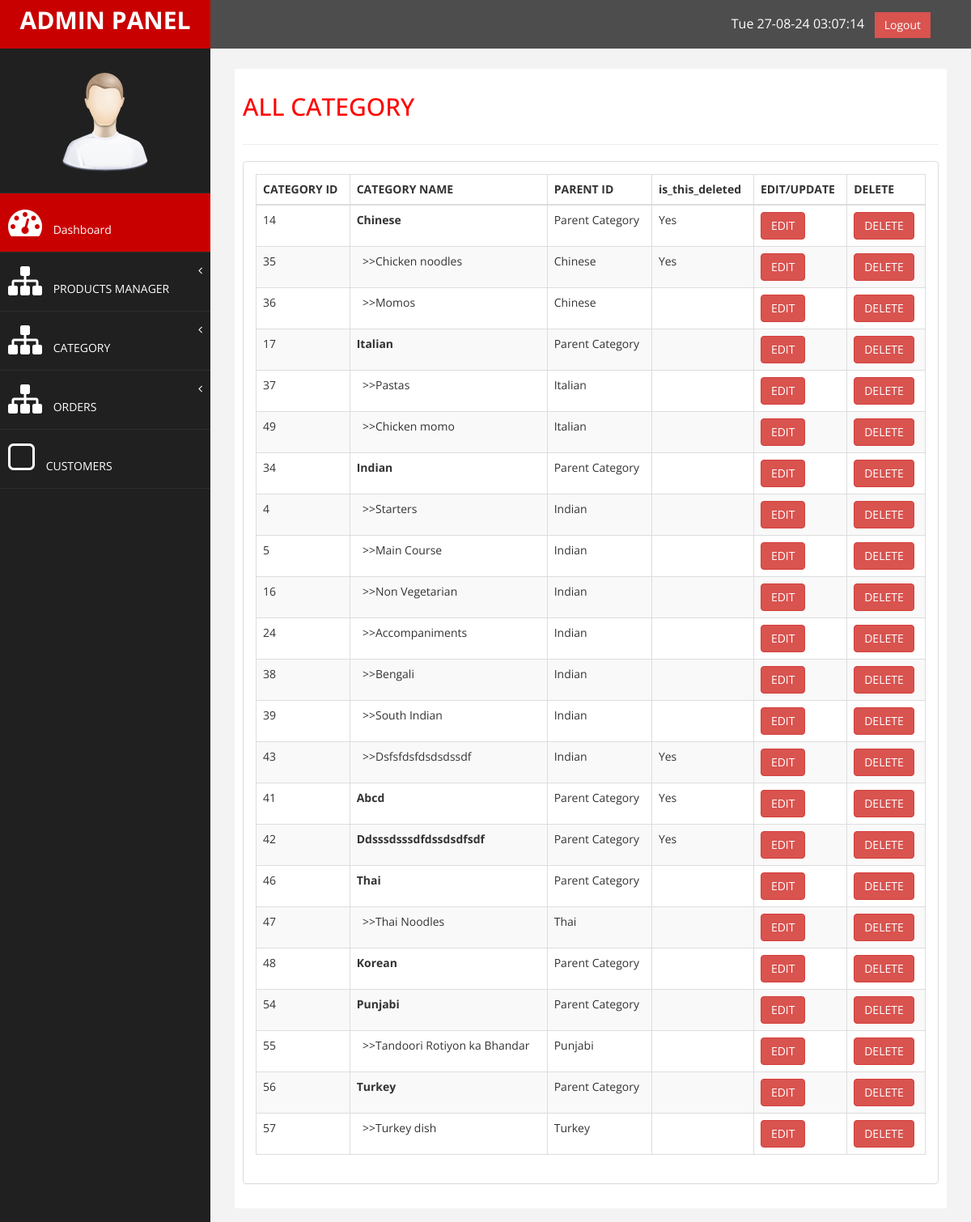
/admin/managecategory.php, run on the app's committed database.
### tables this page shows
CREATE TABLE `category` (
  `cid` int(11) NOT NULL,
  `cname` varchar(100) NOT NULL,
  `parent_id` int(11) NOT NULL,
  `is_this_deleted` varchar(20) NOT NULL
);

### admin/managecategory.php (the view)
<?php
include "library/connection.php";
include "library/header.php"
?>
        <div id="page-wrapper" >
            <div id="page-inner">
                <div class="row">
                    <div class="col-md-12">
                     <h2>ALL CATEGORY </h2>
                    </div>
                </div>
                  <hr />
            <div class="row">
                <div class="col-md-12">
                    <div class="panel panel-default">
                        <div class="panel-body">
                            <div class="table-responsive">
                                <table class="table table-striped table-bordered table-hover" >
                                    <thead>
                                        <tr>
                                            <th>CATEGORY ID</th>
                                            <th>CATEGORY NAME</th>
                                            <th>PARENT ID</th>
                                            <th>is_this_deleted</th>
                                            <th>EDIT/UPDATE</th>
                                            <th>DELETE</th>
                                        </tr>
                                    </thead>
                                    <tbody>
                                        <tr class="odd gradeX">
                                        	<?php
                                        	$sql = "SELECT * FROM `category` WHERE `parent_id` = '0'";
                                        	$res = $db->query($sql);
                                        	while($row=$res->fetch_object())
                                        	{
                                        		print'	<tr>
                                        				<td>'.$row->cid.'</td>
                                        				<td class="center"><b>'.ucfirst($row->cname).'</b></td>
                                        				<td class="center">Parent Category</td>
                                        				<td class="center">'.$row->is_this_deleted.'</td>
                                        				<td class="center"><a href="editcategoryform.php?edit_id='.$row->cid.'"><button class="btn btn-danger">EDIT </button></a></td>
                                            			<td class="center"><a href="isdeletecategory.php?del_id='.$rowss->cid.'"><button class="btn btn-danger">DELETE </button></a></td>
                                            			</tr>';
                                                 $sqlS = "SELECT * FROM `category` WHERE `parent_id` = '$row->cid'";
                                                $resS = $db->query($sqlS);
                                                while($rowS = $resS->fetch_object())
                                                {
                                                    print'  <tr>
                                                        <td>'.$rowS->cid.'</td>
                                                        <td class="center">&nbsp;&nbsp;>>'.ucfirst($rowS->cname).'</td>
                                                        <td class="center">'.$row->cname.'</td>
                                                        <td class="center">'.$rowS->is_this_deleted.'</td>
                                                        <td class="center"><a href="editcategoryform.php?edit_id='.$rowS->cid.'"><button class="btn btn-danger">EDIT </button></a></td>
                                                        <td class="center"><a href="isdeletecategory.php?del_id='.$rowS->cid.'"><button class="btn btn-danger">DELETE </button></a></td>
                                                        </tr>';
                                                }
                                        	}
                                        	?>
                                        </tr>
                                    </tbody>
                                </table>
                            </div>
                        </div>
                    </div>
   				</div>
            </div>
    <?php
include "library/footer.php"
?>

### admin/library/header.php (shortened to what this page needs)
<!DOCTYPE html>
<html xmlns="http://www.w3.org/1999/xhtml">
<head>
    <link href="assets/css/bootstrap.css" rel="stylesheet" />
    <link href="assets/css/font-awesome.css" rel="stylesheet" />
    <link href="assets/js/morris/morris-0.4.3.min.css" rel="stylesheet" />
    <link href="assets/css/custom.css" rel="stylesheet" />
</head>
<body>
    <div id="wrapper">
        <nav class="navbar navbar-default navbar-cls-top " role="navigation" style="margin-bottom: 0">
            <div class="navbar-header">
                <a class="navbar-brand" href="home.php">ADMIN PANEL</a>
            </div>
  <div style="color: white;padding: 15px 50px 5px 50px;float: right;font-size: 16px;">
    <?php $date = date("D d-m-y h:i:s ", time()); print"$date"; ?>
 <a href="index.php" class="btn btn-danger square-btn-adjust">Logout</a> </div>
        </nav>
                <nav class="navbar-default navbar-side" role="navigation">
            <div class="sidebar-collapse">
                <ul class="nav" id="main-menu">
				<li class="text-center">
                    <img src="assets/img/find_user.png" class="user-image img-responsive"/>
					</li>
                    <li>
                        <a class="active-menu"  href="home.php"><i class="fa fa-dashboard fa-3x"></i> Dashboard</a>
                    </li>
                    <li>
                        <a href="home.php"><i class="fa fa-sitemap fa-3x"></i> PRODUCTS MANAGER <span class="fa arrow"></span></a>
                      </li>
                     <li>
                        <a href="home.php"><i class="fa fa-sitemap fa-3x"></i> CATEGORY <span class="fa arrow"></span></a>
                      </li>
                      <li>
                        <a href="home.php"><i class="fa fa-sitemap fa-3x"></i> ORDERS <span class="fa arrow"></span></a>
                      </li>
                    <li>
                        <a  href="customers.php"><i class="fa fa-square-o fa-3x"></i> CUSTOMERS </a>
                    </li>
                </ul>
            </div>
        </nav>

### admin/library/footer.php (shortened to what this page needs)
</body>
</html>

### admin/assets/css/custom.css (style rules this page uses)
body { font-family: 'Open Sans', sans-serif; }
#wrapper { width: 100%; background:#202020; }
#page-wrapper { padding: 15px 15px; min-height: 600px; background:#F3F3F3; }
#page-inner { width:100%; margin:10px 20px 10px 0px; background-color:#fff!important; padding:10px; min-height:1200px; }
.text-center { text-align:center; }
h2 { color: #f00; }
.square-btn-adjust { border: 0px solid transparent; -webkit-border-radius: 0px; -moz-border-radius: 0px; border-radius: 0px; }
.user-image { margin: 25px auto; -webkit-border-radius: 10px; -moz-border-radius: 10px; border-radius: 10px; max-height:170px; max-width:170px; }
.navbar-cls-top .navbar-brand { color: #fff; background: #C90000; width: 260px; text-align: center; height: 60px; font-size: 30px; font-weight: 700; }
.active-menu { background-color:#C90000!important; }
.arrow { float: right; }
.fa.arrow:before { content: "\f104"; }
.sidebar-collapse , .sidebar-collapse .nav { background:none; }
.sidebar-collapse .nav { padding:0; }
.sidebar-collapse .nav > li > a { color:#fff; background:#202020; text-shadow:none; }
.sidebar-collapse > .nav > li > a { padding:15px 10px; }
.sidebar-collapse > .nav > li { border-bottom: 1px solid rgba(107, 108, 109, 0.19); }
.navbar-side { border:none; background-color: #202020; }
.navbar-cls-top { background:#4D4D4D; border-bottom:none; }
.navbar-default { border:0px solid black; }
.navbar-header { background: #A70303; }
.nav > li > a > i { margin-right:10px; }
@media (min-width:768px) { #page-wrapper { margin: 0 0 0 260px; padding: 15px 30px; min-height: 1200px; } }
@media (min-width:768px) { .navbar-side { z-index: 1; position: absolute; width: 260px; } }
@media (min-width:768px) { .navbar { border-radius: 0px; } }

### data on the page
category: cid "14", cname "Chinese", is_this_deleted "Yes"
category: cid "35", cname "Chicken noodles", is_this_deleted "Yes"
category: cid "36", cname "Momos"
category: cid "17", cname "Italian"
category: cid "37", cname "Pastas"
category: cid "49", cname "Chicken momo"
category: cid "34", cname "Indian"
category: cid "4", cname "Starters"
category: cid "5", cname "Main Course"
category: cid "16", cname "Non Vegetarian"
category: cid "24", cname "Accompaniments"
category: cid "38", cname "Bengali"
category: cid "39", cname "South Indian"
category: cid "43", cname "Dsfsfdsfdsdsdssdf", is_this_deleted "Yes"
category: cid "41", cname "Abcd", is_this_deleted "Yes"
category: cid "42", cname "Ddsssdsssdfdssdsdfsdf", is_this_deleted "Yes"
category: cid "46", cname "Thai"
category: cid "47", cname "Thai Noodles"
category: cid "48", cname "Korean"
category: cid "54", cname "Punjabi"
category: cid "55", cname "Tandoori Rotiyon ka Bhandar"
category: cid "56", cname "Turkey"
category: cid "57", cname "Turkey dish"
